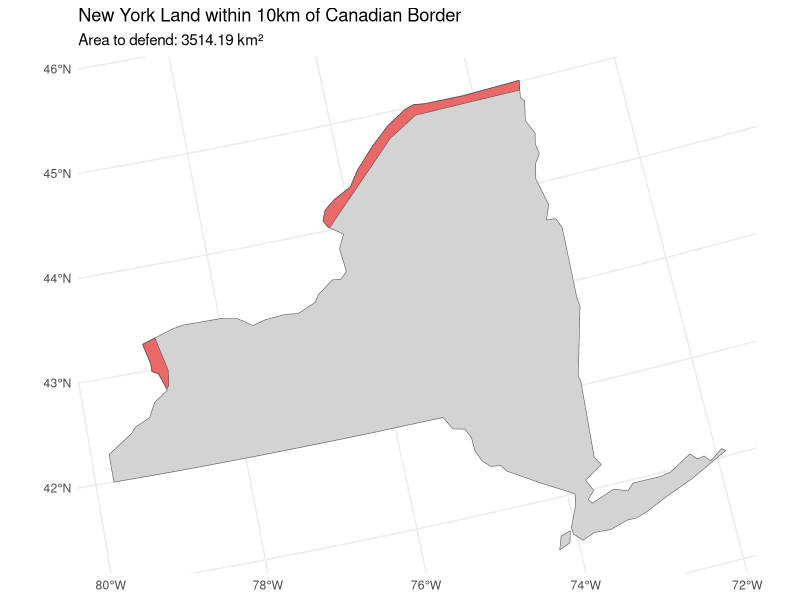
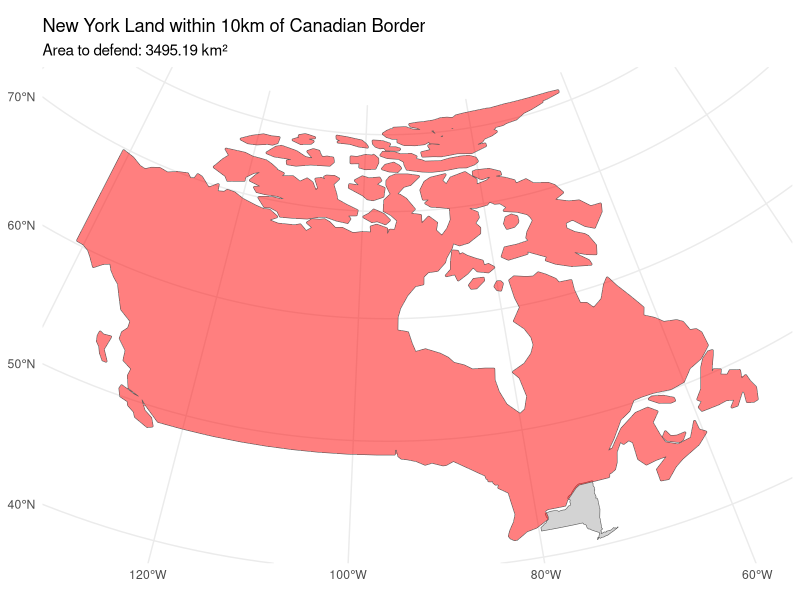

Generate these figures, in order, with R:
# Load required libraries
install.packages("spData")
library(sf)
library(tidyverse)
library(spData)
library(units)

# Load datasets
data(world)
data(us_states)

# Define Albers Equal Area projection
albers <- "+proj=aea +lat_1=29.5 +lat_2=45.5 +lat_0=37.5 +lon_0=-96 +x_0=0 +y_0=0 +ellps=GRS80 +datum=NAD83 +units=m +no_defs"

# Transform data to Albers projection
world_albers <- st_transform(world, albers)
states_albers <- st_transform(us_states, albers)

# Extract New York and Canada
ny <- states_albers %>% 
  filter(NAME == "New York")

canada <- world_albers %>%
  filter(name_long == "Canada")

# Create 10km buffer around Canadian border
canada_buffer <- st_buffer(canada, dist = 10000)

# Intersect buffer with NY to get land within 10km of border
ny_buffer <- st_intersection(ny, canada_buffer)

# Calculate area
area_km2 <- st_area(ny_buffer) %>%
  set_units(km^2) %>%
  round(2)

# Plot the result
ggplot() +
  geom_sf(data = ny, fill = "lightgray") +
  geom_sf(data = ny_buffer, fill = "red", alpha = 0.5) +
  theme_minimal() +
  ggtitle("New York Land within 10km of Canadian Border",
          subtitle = paste0("Area to defend: 3514.19 km²"))



















#Second Try 
#Load datasets

data("world")
data("us_states")

#Create Albers for transformation 
albers <- "+proj=aea +lat_1=29.5 +lat_2=45.5 +lat_0=37.5 +lon_0=-96 +x_0=0 +y_0=0 +ellps=GRS80 +datum=NAD83 +units=m +no_defs"

# Transform data to Albers projection
world_albers <- st_transform(world, albers)  #start from world since we are using world 
states_albers <- st_transform(us_states, albers)

#Now transform the data to albers 
canada <- world_albers%>% #easier to remove from the projected dataset to avoid error in geos_op2_geom
  filter(name_long == "Canada")

# Create 10km buffer around Canadian border
canada_buffer <- st_buffer(canada, dist = 10000)


#Filter Us_states to remain only New York 
ny <- states_albers %>% #easier to remove from the projected dataset to avoid error in geos_op2_geom
  filter(NAME == 'New York')

#Intersect buffer with NY to get land within 10km of border
ny_buffer <- st_intersection(ny, canada_buffer)

#(finally escaped the geo problem)

ggplot() + 
  geom_sf(data = ny, fill = "lightgray") +
  geom_sf(data = canada_buffer, fill = "red", alpha = 0.5) +
  theme_minimal() +
  ggtitle("New York Land within 10km of Canadian Border", subtitle = "Area to defend: 3495.19 km²")
  
  
  #calculate area 
  area_km2 <- st_area(ny_buffer) %>%
  set_units(km^2) %>%
  round(2)
  
  area_km2
  
  
  
  
  
  
  # Load required libraries
  library(sf)
  library(tidyverse)
  library(spData)
  library(units)
  
  # Load datasets
  data(world)
  data(us_states)
  
  # Extract New York and Canada first (to reduce data we're transforming)
  ny <- us_states %>% 
    filter(NAME == "New York")
  
  canada <- world %>%
    filter(name_long == "Canada")
  
  # Only transform Canada to match NY's CRS
  canada <- st_transform(canada, st_crs(ny))
  
  # Create 10km buffer around Canadian border
  canada_buffer <- st_buffer(canada, dist = 10000)
  
  # Perform the intersection
  ny_buffer <- st_intersection(ny, canada_buffer)
  
  # Define Albers projection for final area calculation if needed
  albers <- "+proj=aea +lat_1=29.5 +lat_2=45.5 +lat_0=37.5 +lon_0=-96 +x_0=0 +y_0=0 +ellps=GRS80 +datum=NAD83 +units=m +no_defs"
  
  # Transform only the final intersection to Albers for accurate area calculation
  ny_buffer_albers <- st_transform(ny_buffer, albers)
  
  # Calculate area
  area_km2 <- st_area(ny_buffer_albers) %>%
    set_units(km^2) %>%
    round(2)
  
  print(paste("Area to defend from Canadians:", area_km2, "square kilometers")) 
  
